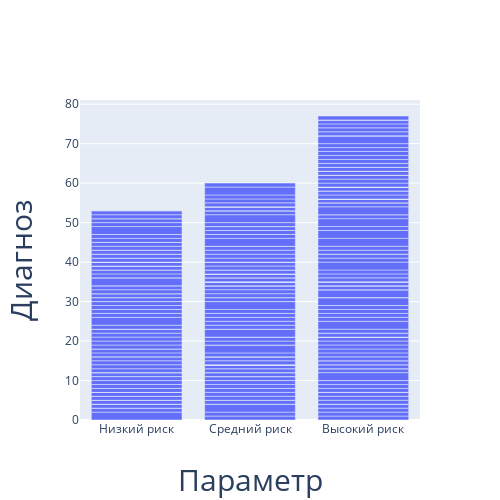

Notebook cell for this chart:
### Code cell
fig = go.Figure()

fig.add_trace(go.Bar(
    x=df_z,
    y=df_x
))

fig.update_layout(
    autosize=False,
    width=500,
    height=500,
    xaxis=go.layout.XAxis(
        title_text="Параметр",
        ticktext=["Низкий риск", "Средний риск", "Высокий риск"],
        tickvals=[0, 1, 2],
        tickmode="array",
        titlefont=dict(size=30),
    ),
    yaxis=go.layout.YAxis(
        title_text="Диагноз",
#         ticktext=["Низкий риск", "Средний риск", "Высокий риск"],
#         tickvals=[1, 2, 3],
        tickmode="array",
        titlefont=dict(size=30),
    )
)

fig.update_yaxes(automargin=True)

fig.show()

### Figure 1 — Plotly figure (JSON) as saved in the notebook; plotly's stock layout.template omitted (floating-point values rounded to 4 significant figures; data arrays with more than 128 entries replaced by an {"elided": "..."} marker saying what was removed)
{"data": [{"type": "bar", "x": {"elided": "357 int values"}, "y": {"elided": "357 int values"}}], "layout": {"autosize": false, "height": 500, "width": 500, "xaxis": {"tickmode": "array", "ticktext": ["Низкий риск", "Средний риск", "Высокий риск"], "tickvals": [0, 1, 2], "title": {"font": {"size": 30}, "text": "Параметр"}}, "yaxis": {"automargin": true, "tickmode": "array", "title": {"font": {"size": 30}, "text": "Диагноз"}}}}
